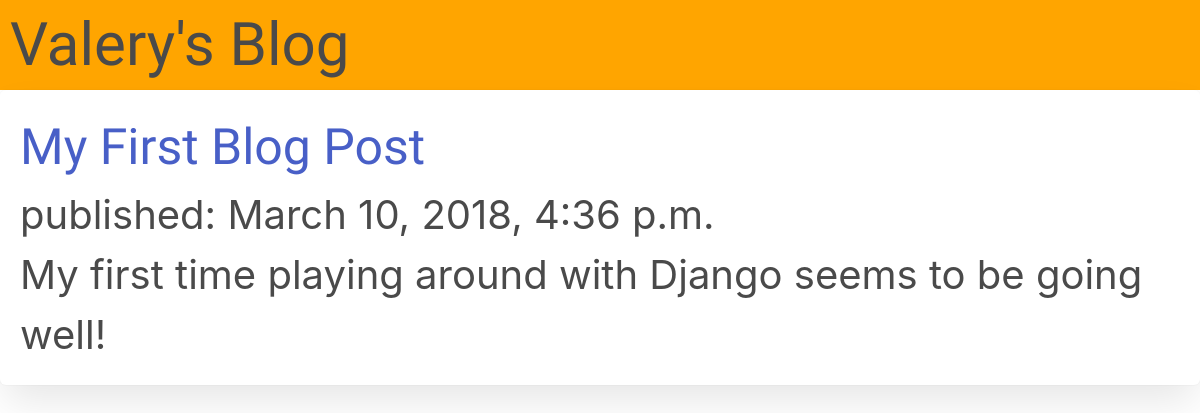
Before: / with the older database file.
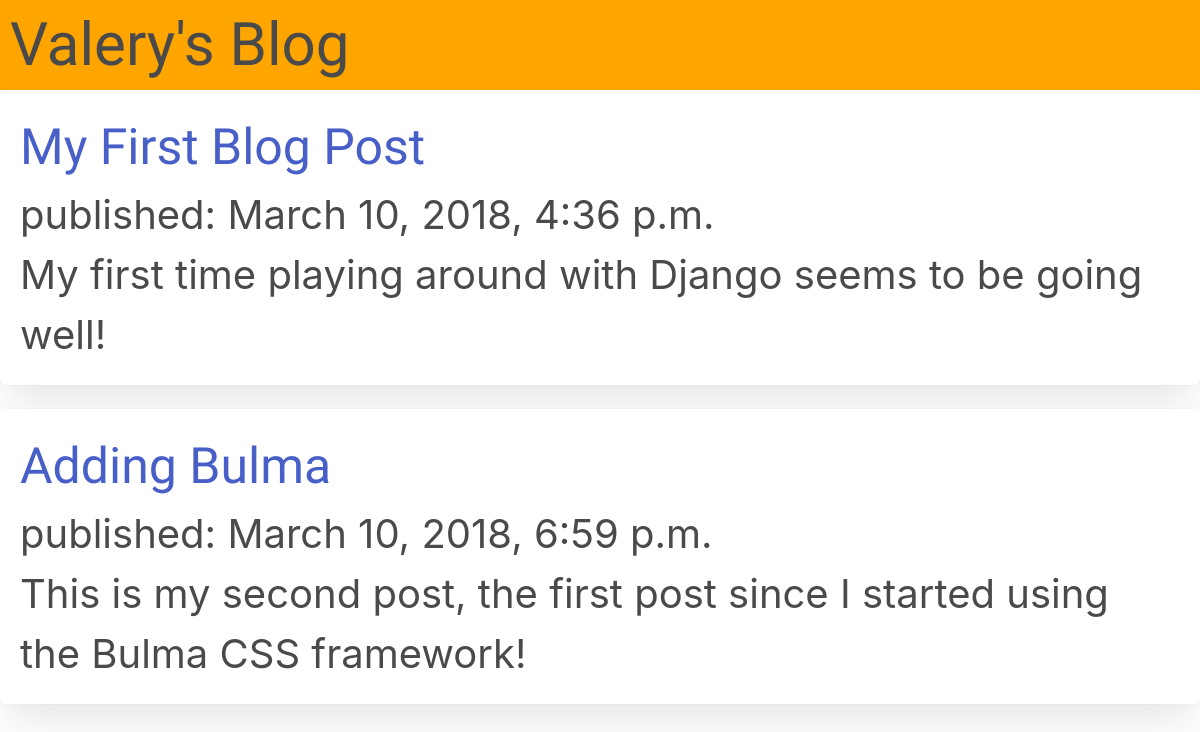
After: the same page with the newer database file.
### blog/models.py (models this page shows, shortened)
class Post(models.Model):
    author=models.ForeignKey('auth.user', on_delete=models.CASCADE)
    title=models.CharField(max_length=200)
    text=models.TextField()
    created_date=models.DateTimeField(default=timezone.now)
    published_date=models.DateTimeField(blank=True, null=True)

### blog/views.py (the view)
# urls.py: url(r'^$', views.post_list, name='post_list'),
def post_list(request):
    posts = Post.objects.filter(published_date__lte=timezone.now()).order_by('published_date')
    return render(request, 'blog/post_list.html', {'posts': posts})

### blog/templates/blog/post_list.html (shortened to what this page needs)
{% load staticfiles %}
<html>
  <head>
    <link rel="stylesheet" href="https://cdnjs.cloudflare.com/ajax/libs/bulma/0.6.2/css/bulma.min.css">
    <link rel="stylesheet" type="text/css" href="{% static 'css/blog.css' %}">
  </head>
  <body>
    <h1>Valery's Blog</h1>
    {% for post in posts %}
      <div class="box">
       <h2><a href="">{{ post.title }}</a></h2>
       <p>published: {{ post.published_date }}</p>
       <p>{{ post.text|linebreaksbr }}</p>
      </div>
    {% endfor %}
  </body>
</html>

### blog/static/css/blog.css (style rules this page uses)
h1 { font-family: 'Indie Flower', cursive; font-size: 60px; padding-left: 10px; background: orange; }
h2 { font-family: 'Indie Flower', cursive; font-size: 50px; }
div { font-size: 40px; }

Changed rows visible on the page:
added Post: title "Adding Bulma", published_date "March 10, 2018, 6:59 p.m.", text "This is my second post, the first post since I started using the Bulma CSS framework!"
